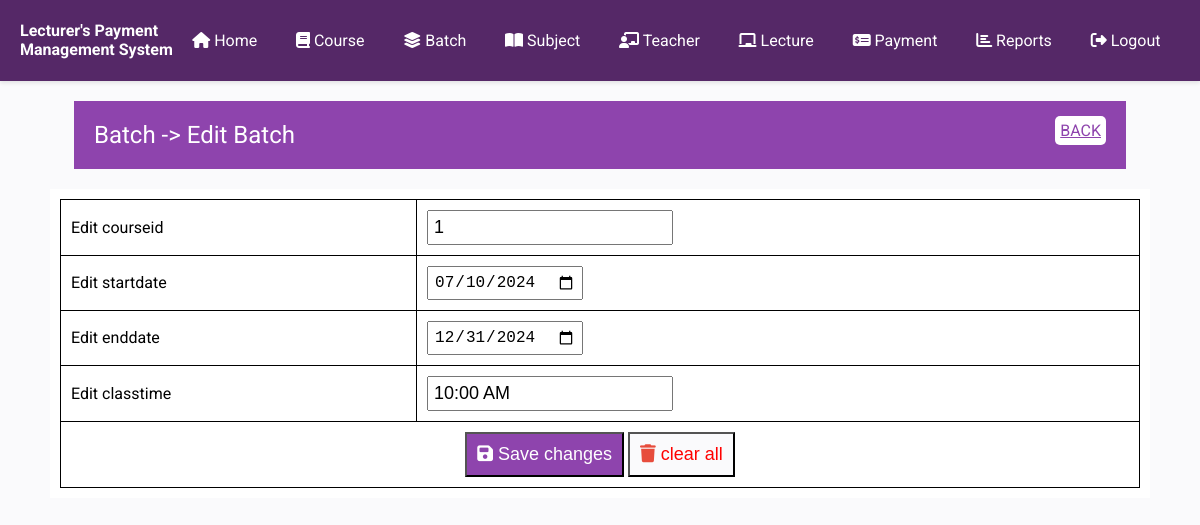
Screenshot of /Project/edit_batch.php?batchid=1 (signed in) with the database file from the repository.
### tables this page shows
CREATE TABLE IF NOT EXISTS `batch` (
  `id` int(11) NOT NULL AUTO_INCREMENT,
  `courseid` int(11) NOT NULL,
  `startdate` date NOT NULL,
  `enddate` date NOT NULL,
  `classtime` text NOT NULL,
  `isdeleted` int(11) NOT NULL DEFAULT '0',
  PRIMARY KEY (`id`)
);

### Project/edit_batch.php (the view, shortened to what this page needs)
<?php
require_once('inc/connection.php');
require_once('inc/header-part.php');
?>
</head>
<body>
    <?php require_once('inc/menu.php');
        extract($_REQUEST);
        $sql="SELECT * FROM batch WHERE id=?";
        $cmd=$db->prepare($sql);
        $cmd->bindParam(1,$batchid);
        $cmd->execute();
        $batch=$cmd->fetch();
        extract($batch);
    ?>
    <div class="heading">
        <div>
            <span>Batch -> Edit Batch</span>
            <span><a href="batch.php">BACK</a></span>
        </div>
    </div>
    <div class="container white-form">
        <form action="Submit/updet_batch.php" method="post">
            <table id="input-table">
                <tr>
                    <td width='33%'>Edit courseid</td>
                    <td>
                        <input type="text" name="courseid" id="courseid" class="input-box"
                        required value="<?= $id ?>" />
                    </td>
                </tr>
                <tr>
                    <td>Edit startdate</td>
                    <td>
                        <input type="date" name="startdate" id="startdate" class="input-box"
                        required value="<?= $startdate ?>"/>
                    </td>
                </tr>
                <tr>
                    <td>Edit enddate</td>
                    <td>
                        <input type="date" name="enddate" id="enddate" class="input-box" required value="<?= $enddate ?>"/>
                    </td>
                </tr>
                <tr>
                    <td>Edit classtime</td>
                    <td>
                    <input type="text" name="classtime" id="classtime" class="input-box" required value="<?= $classtime ?>"/>
                    </td>
                </tr>
                <tr>
                    <td colspan="2" align="center">
                        <button type="submit" class="save" name="submit">
                            <i class="fa fa-save"></i> Save changes
                        </button>
                        <button type="reset" class="clear">
                            <i class="fa fa-trash"></i> clear all
                        </button>
                    </td>
                </tr>
            </table>
        </form>
    </div>
</body>
<?php
require_once('inc/footer.php');
?>

### Project/style.css (style rules this page uses)
body { font-family: 'Roboto', sans-serif; background-color: #fafafc; margin: 0; padding: 0; }
.container { width: 100%; max-width: 1200px; margin: 0 auto; }
.white-form { background-color: white; width: 90%; padding: 10px; }
#input-table { width: 100%; border-collapse: collapse; }
#input-table>tbody>tr>td { border: 1px solid black !important; padding: 10px; }
.input-box { padding: 5px; font-size: large; }
.save { background-color: #8e44ad; color: white; padding: 10px; font-size: large; }
.clear { background-color:#fafafc; color: red; padding: 10px; font-size: large; }
.fa-trash { color: #e74c3c; }
.heading { width: 86%; margin: auto; background-color: #8e44ad; color: white; margin-bottom: 20px; margin-top: 20px; padding: 10px; }
.heading>div { display: flex; justify-content: space-between; }
.heading>div>span>a { background-color: white; padding: 5px; border-radius: 5px; color: #8e44ad; }
.heading>* { padding: 10px; }
.heading>div>span:first-child { font-size: 1.5rem; }

### rows the page displays
batch: courseid "1", startdate "07/10/2024", enddate "12/31/2024", classtime "10:00 AM"
